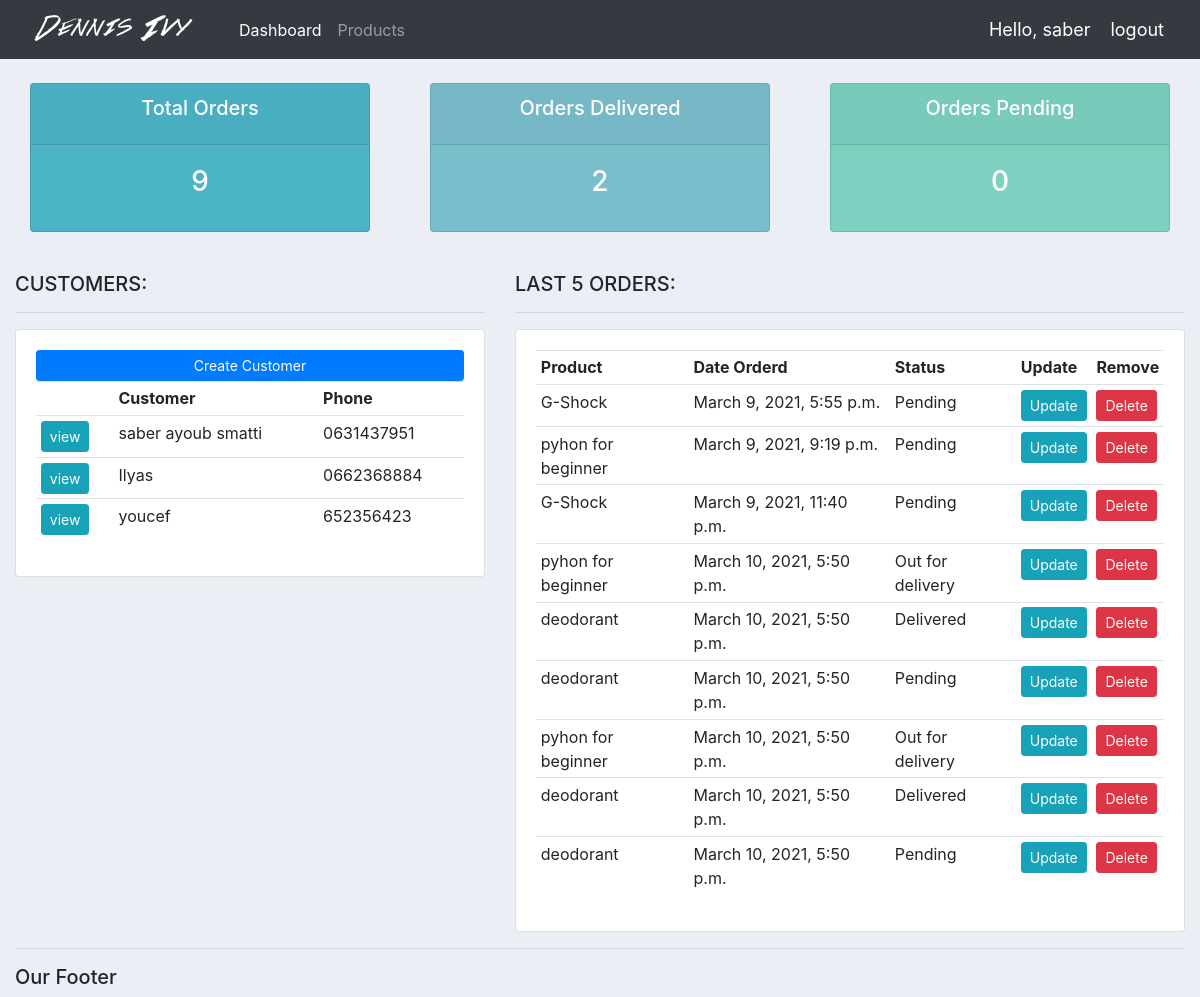
Before: / (signed in) with the older database file.
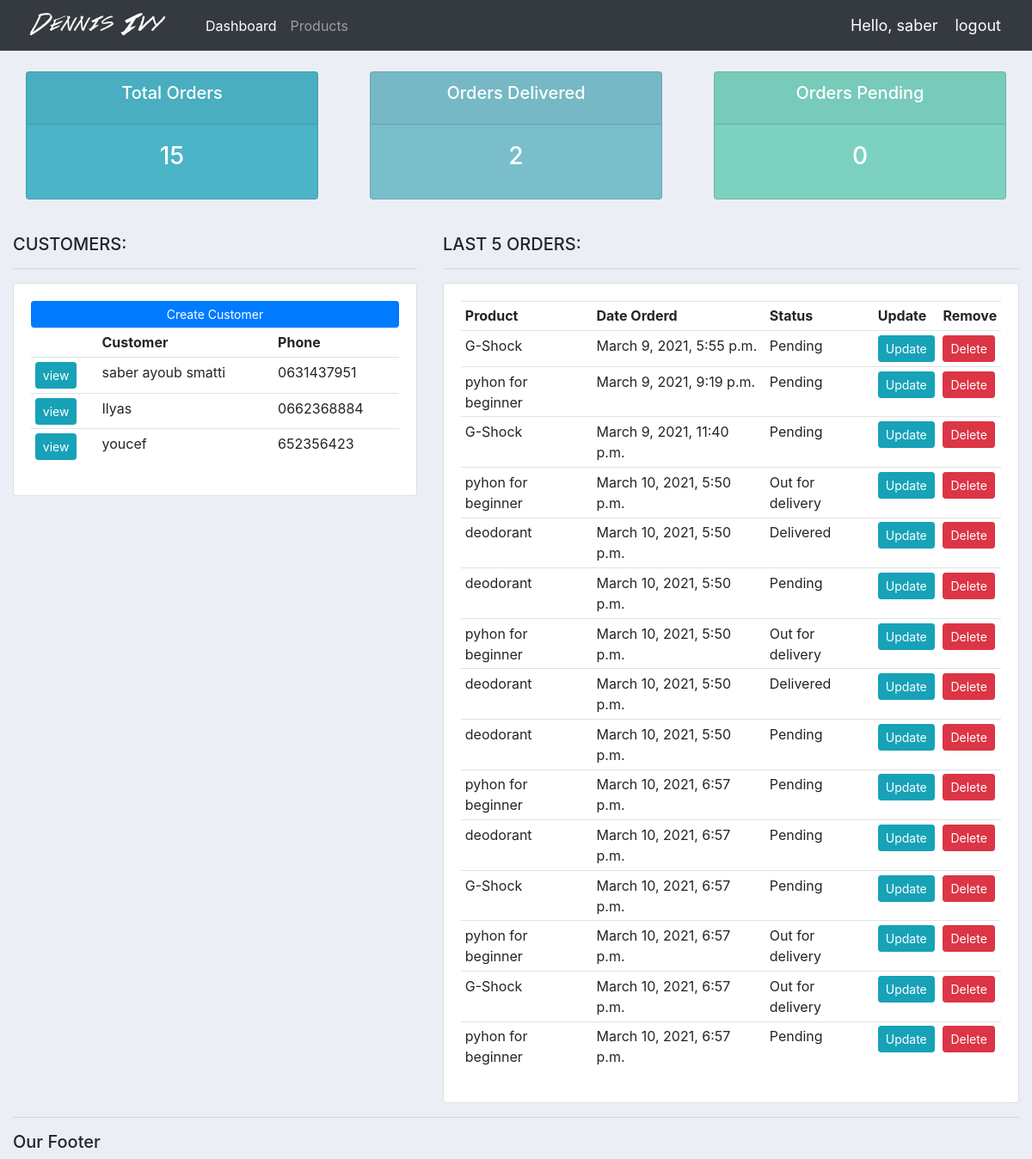
After: the same page with the newer database file.
### accounts/models.py (models this page shows, shortened)
class Customer(models.Model):
    name = models.CharField(max_length=200, null=True)
    phone = models.CharField(max_length=200, null=True)
    email = models.CharField(max_length=200, null=True)
    date_created = models.DateTimeField(auto_now_add=True, null=True)

class Order(models.Model):
    STATUS = (
        ('Pending', 'Pending'),
        ('Out for delivery', 'Out for delivery'),
        ('Delivered', 'Delivered'),
    )
    customer = models.ForeignKey(Customer, null=True, on_delete=models.SET_NULL)
    product = models.ForeignKey(Product, null=True, on_delete=models.SET_NULL)
    date_created = models.DateTimeField(auto_now_add=True, null=True)
    status = models.CharField(max_length=200, null=True, choices=STATUS)
    note = models.CharField(max_length=1000, null=True)

class Product(models.Model):
    CATEGORY = (
        ('Indoor', 'Indoor'),
        ('Out Door', 'Out Door'),
    )
    name = models.CharField(max_length=200, null=True)
    price = models.FloatField(null=True)
    category = models.CharField(max_length=200, null=True, choices=CATEGORY)
    description = models.CharField(max_length=200, null=True, blank=True)
    date_created = models.DateTimeField(auto_now_add=True, null=True)
    tags = models.ManyToManyField(Tag)

### accounts/views.py (the view)
# urls.py: path('', views.home, name='home'),
@login_required(login_url='login')
def home(request):
    orders = Order.objects.all()
    customers = Customer.objects.all()
    total_orders = orders.count()
    total_customers = customers.count()
    delivered = orders.filter(status='Delivered').count()
    pending = orders.filter(status='pending').count()
    context = {
        'orders': orders,
        'customers': customers,
        'total_orders': total_orders,
        'total_customers': total_customers,
        'delivered': delivered,
        'pending': pending,
    }
    return render(request, 'accounts/dashboard.html', context)

### accounts/templates/accounts/dashboard.html
{% extends 'accounts/main.html' %}
{% block content %}
{% include 'accounts/status.html' %}
<br>
<div class="row">
	<div class="col-md-5">
		<h5>CUSTOMERS:</h5>
		<hr>
		<div class="card card-body">
			<a class="btn btn-primary  btn-sm btn-block" href="">
				Create Customer</a>
			<table class="table table-sm">
				<tr>
					<th></th>
					<th>Customer</th>
					<th>Phone</th>
				</tr>
				{% for customer in customers %}
				<tr>
					<td><a class="btn btn-sm btn-info" href="{% url 'customer' customer.id %}">view</a></td>
					<td>{{customer.name}}</td>
					<td>{{customer.phone}}</td>
				</tr>
				{% endfor %}
			</table>
		</div>
	</div>
	<div class="col-md-7">
		<h5>LAST 5 ORDERS:</h5>
		<hr>
		<div class="card card-body">
			<table class="table table-sm">
				<tr>
					<th>Product</th>
					<th>Date Orderd</th>
					<th>Status</th>
					<th>Update</th>
					<th>Remove</th>
				</tr>
				{% for order in orders %}
				<tr>
					<td>{{order.product.name}}</td>
					<td>{{order.date_created}}</td>
					<td>{{order.status}}</td>
					<td><a class="btn btn-sm btn-info" href="{% url 'update_order' order.id %}">Update</a></td>
					<td><a class="btn btn-sm btn-danger" href="{% url 'delete_order' order.id %}">Delete</a></td>
				</tr>
				{% endfor %}
			</table>
		</div>
	</div>
</div>
{% endblock %}

### accounts/templates/accounts/main.html (shortened to what this page needs)
{% load static %}
<!DOCTYPE html>
<html>
<head>
    <link rel="stylesheet" href="https://maxcdn.bootstrapcdn.com/bootstrap/4.0.0/css/bootstrap.min.css">
    <link rel="stylesheet" href="{% static '/css/main.css' %}">
</head>
<body>
    {% include 'accounts/navbar.html' %}
    <div class="container-fluid">
    {% block content %}
    {% endblock %}
    <hr>
    <h5> Our Footer </h5>
</body>
</html>

### accounts/templates/accounts/navbar.html (shortened to what this page needs)
{% load static %}
<nav class="navbar navbar-expand-lg navbar-dark bg-dark">
  <img src="{% static 'images/logo.png' %}" alt="logo">
  <div class="collapse navbar-collapse" id="navbarNav">
    <ul class="navbar-nav">
      <li class="nav-item active">
        <a class="nav-link" href="{% url 'home' %}">Dashboard <span class="sr-only">(current)</span></a>
      </li>
      <li class="nav-item">
    <a class="nav-link" href="{% url 'products' %}">Products</a>
      </li>
    </ul>
  </div>
  <span class="hello-msg">Hello, {{request.user}} </span>
  <span><a class="hello-msg" href="{% url 'logout' %}">logout</a></span>
</nav>

### accounts/templates/accounts/status.html
<br>
<div class="row">
	<div class="col">
		<div class="col-md">
			<div class="card text-center text-white  mb-3" id="total-orders">
			  	<div class="card-header">
			  		<h5 class="card-title">Total Orders</h5>
			  	</div>
			  	<div class="card-body">
			    	<h3 class="card-title">{{total_orders}}</h3>
			  	</div>
			</div>
		</div>
	</div>
	<div class="col">
		<div class="col-md">
			<div class="card text-center text-white  mb-3" id="orders-delivered">
			  	<div class="card-header">
			  		<h5 class="card-title">Orders Delivered</h5>
			  	</div>
			  	<div class="card-body">
			    	<h3 class="card-title">{{delivered}}</h3>
			  	</div>
			</div>
		</div>
	</div>
	<div class="col">
		<div class="col-md">
			<div class="card text-center text-white  mb-3" id="orders-pending">
			  	<div class="card-header">
			  		<h5 class="card-title">Orders Pending</h5>
			  	</div>
			  	<div class="card-body">
			    	<h3 class="card-title">{{pending}}</h3>
			  	</div>
			</div>
		</div>
	</div>
</div>

### static/css/main.css (style rules this page uses)
body { background-color: #ebeff5; }
#total-orders { background-color: #4cb4c7; }
#orders-delivered { background-color: #7abecc; }
#orders-pending { background-color: #7CD1C0; }

### accounts/templates/accounts/navbar.html (style rules this page uses)
.hello-msg { font-size: 18px; color: #fff; margin-right: 20px; }

Changed rows visible on the page:
added Order: product.name "pyhon for beginner", date_created "March 10, 2021, 6:57 p.m.", status "Pending"
added Order: product.name "deodorant", date_created "March 10, 2021, 6:57 p.m.", status "Pending"
added Order: product.name "G-Shock", date_created "March 10, 2021, 6:57 p.m.", status "Pending"
added Order: product.name "pyhon for beginner", date_created "March 10, 2021, 6:57 p.m.", status "Out for delivery"
added Order: product.name "G-Shock", date_created "March 10, 2021, 6:57 p.m.", status "Out for delivery"
added Order: product.name "pyhon for beginner", date_created "March 10, 2021, 6:57 p.m.", status "Pending"
Other visible differences:
{{ total_orders }}: "9" → "15"
